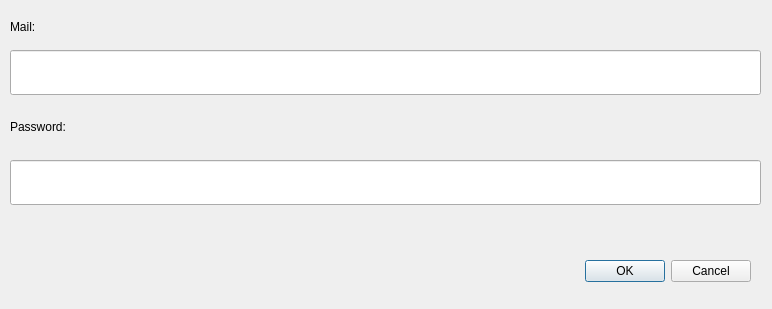
<?xml version="1.0" encoding="UTF-8"?>
<ui version="4.0">
 <class>LoginDialog</class>
 <widget class="QDialog" name="LoginDialog">
  <property name="geometry">
   <rect>
    <x>0</x>
    <y>0</y>
    <width>772</width>
    <height>309</height>
   </rect>
  </property>
  <property name="minimumSize">
   <size>
    <width>772</width>
    <height>309</height>
   </size>
  </property>
  <property name="maximumSize">
   <size>
    <width>772</width>
    <height>309</height>
   </size>
  </property>
  <property name="windowTitle">
   <string>Login to Carbonara</string>
  </property>
  <widget class="QDialogButtonBox" name="buttonBox">
   <property name="geometry">
    <rect>
     <x>410</x>
     <y>251</y>
     <width>341</width>
     <height>41</height>
    </rect>
   </property>
   <property name="orientation">
    <enum>Qt::Horizontal</enum>
   </property>
   <property name="standardButtons">
    <set>QDialogButtonBox::Cancel|QDialogButtonBox::Ok</set>
   </property>
  </widget>
  <widget class="QLineEdit" name="mailEdit">
   <property name="geometry">
    <rect>
     <x>10</x>
     <y>50</y>
     <width>751</width>
     <height>45</height>
    </rect>
   </property>
  </widget>
  <widget class="QLabel" name="label">
   <property name="geometry">
    <rect>
     <x>10</x>
     <y>10</y>
     <width>108</width>
     <height>33</height>
    </rect>
   </property>
   <property name="text">
    <string>Mail:</string>
   </property>
  </widget>
  <widget class="QLabel" name="label_2">
   <property name="geometry">
    <rect>
     <x>10</x>
     <y>110</y>
     <width>201</width>
     <height>33</height>
    </rect>
   </property>
   <property name="text">
    <string>Password:</string>
   </property>
  </widget>
  <widget class="QLineEdit" name="passEdit">
   <property name="geometry">
    <rect>
     <x>10</x>
     <y>160</y>
     <width>751</width>
     <height>45</height>
    </rect>
   </property>
   <property name="echoMode">
    <enum>QLineEdit::Password</enum>
   </property>
  </widget>
 </widget>
 <resources/>
 <connections>
  <connection>
   <sender>buttonBox</sender>
   <signal>accepted()</signal>
   <receiver>LoginDialog</receiver>
   <slot>accept()</slot>
   <hints>
    <hint type="sourcelabel">
     <x>248</x>
     <y>254</y>
    </hint>
    <hint type="destinationlabel">
     <x>157</x>
     <y>274</y>
    </hint>
   </hints>
  </connection>
  <connection>
   <sender>buttonBox</sender>
   <signal>rejected()</signal>
   <receiver>LoginDialog</receiver>
   <slot>reject()</slot>
   <hints>
    <hint type="sourcelabel">
     <x>316</x>
     <y>260</y>
    </hint>
    <hint type="destinationlabel">
     <x>286</x>
     <y>274</y>
    </hint>
   </hints>
  </connection>
 </connections>
</ui>
